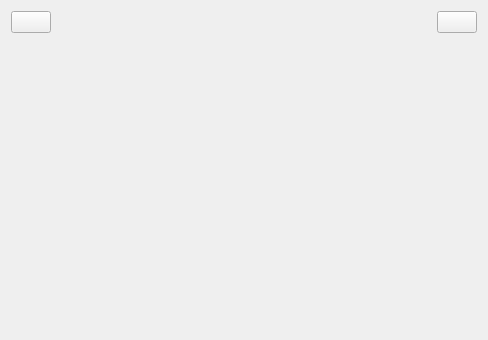
<?xml version="1.0" encoding="UTF-8"?>
<ui version="4.0">
 <class>MasterView</class>
 <widget class="QWidget" name="MasterView">
  <property name="geometry">
   <rect>
    <x>0</x>
    <y>0</y>
    <width>488</width>
    <height>340</height>
   </rect>
  </property>
  <property name="windowTitle">
   <string>MasterView</string>
  </property>
  <layout class="QVBoxLayout" name="verticalLayout">
   <item>
    <layout class="QHBoxLayout" name="horizontalLayout">
     <item>
      <widget class="QPushButton" name="btBack">
       <property name="text">
        <string/>
       </property>
       <property name="icon">
        <iconset theme="QIcon::ThemeIcon::GoPrevious"/>
       </property>
      </widget>
     </item>
     <item>
      <spacer name="horizontalSpacer">
       <property name="orientation">
        <enum>Qt::Orientation::Horizontal</enum>
       </property>
       <property name="sizeHint" stdset="0">
        <size>
         <width>40</width>
         <height>20</height>
        </size>
       </property>
      </spacer>
     </item>
     <item>
      <widget class="QLabel" name="labelTitle">
       <property name="text">
        <string/>
       </property>
       <property name="alignment">
        <set>Qt::AlignmentFlag::AlignJustify|Qt::AlignmentFlag::AlignVCenter</set>
       </property>
      </widget>
     </item>
     <item>
      <spacer name="horizontalSpacer_2">
       <property name="orientation">
        <enum>Qt::Orientation::Horizontal</enum>
       </property>
       <property name="sizeHint" stdset="0">
        <size>
         <width>40</width>
         <height>20</height>
        </size>
       </property>
      </spacer>
     </item>
     <item>
      <widget class="QPushButton" name="btLogout">
       <property name="text">
        <string/>
       </property>
       <property name="icon">
        <iconset theme="QIcon::ThemeIcon::SystemShutdown"/>
       </property>
      </widget>
     </item>
    </layout>
   </item>
   <item>
    <widget class="QStackedWidget" name="stackedWidget"/>
   </item>
  </layout>
 </widget>
 <resources/>
 <connections/>
</ui>
